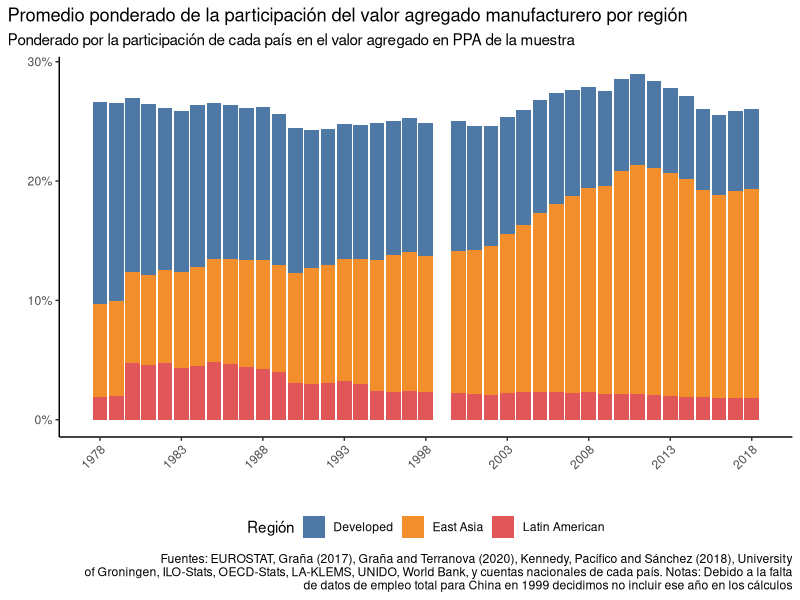

Here is the R script that generated this plot:
library(tidyverse)
library(readxl)
library(ggthemes)
library(patchwork)

va_ind <- read_xlsx("Mod 3 - Econ Internacional/elaboracion_materiales/clase1/bases/datos_graficos.xlsx", sheet = "grafico 3", range = "A1:D121")

graf_va <- va_ind %>%
  select(Año,Regiones.economicas,`Industrial Value Added`) %>%
  ggplot(aes(x = Año, y = `Industrial Value Added`, fill = Regiones.economicas)) +
  geom_col(position = "stack") +
  scale_x_continuous(breaks = seq(1978, 2018, by = 5)) +
  scale_y_continuous(labels = scales::percent_format(scale = 1)) +
  labs(
    title = "Promedio ponderado de la participación del valor agregado manufacturero por región",
    subtitle = "Ponderado por la participación de cada país en el valor agregado en PPA de la muestra",
    x = "",
    y = "",
    caption = "Fuentes: EUROSTAT, Graña (2017), Graña and Terranova (2020), Kennedy, Pacífico and Sánchez (2018), University
of Groningen, ILO-Stats, OECD-Stats, LA-KLEMS, UNIDO, World Bank, y cuentas nacionales de cada país. Notas: Debido a la falta
de datos de empleo total para China en 1999 decidimos no incluir ese año en los cálculos",
    fill = "Región"
  ) +
  theme_classic() +
  theme(
    legend.position = "bottom",
    panel.grid.minor = element_blank(),
    plot.title.position = "plot",
    axis.text.x = element_text(angle = 45, hjust = 1)
  ) +
  scale_fill_tableau()

graf_va

